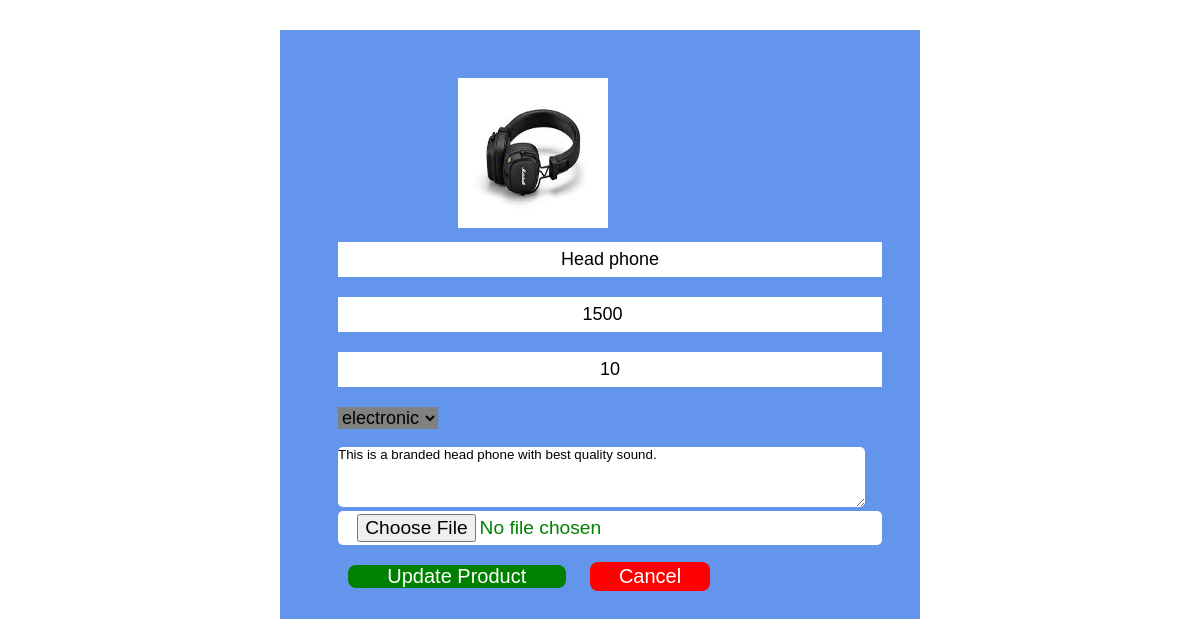
The app's page /seller/productupdate.php?edit=40 with its own data.
### tables this page shows
CREATE TABLE `products` (
  `productId` int(11) NOT NULL,
  `user_id` int(11) NOT NULL,
  `productName` varchar(255) NOT NULL,
  `price` varchar(255) NOT NULL,
  `description` varchar(255) NOT NULL,
  `category` varchar(255) NOT NULL,
  `image` varchar(255) NOT NULL,
  `stock` int(150) NOT NULL,
  `size` varchar(50) NOT NULL,
  `used` varchar(50) NOT NULL,
  `productType` varchar(255) NOT NULL
);

### seller/productupdate.php (the view, shortened to what this page needs)
<?php
include '../config.php';
?>
<!DOCTYPE html>
<html lang="en">
<head>
    <link rel="stylesheet" href="style.css">
</head>
<body>
<div class="addproductcontainer">
    <div class="sellerupdate-product-form-container">
    <?php
if(isset($_GET['edit'])){
    $edit_id=$_GET['edit'];
    $edit_query=mysqli_query($conn,"select * from `products` where productId=$edit_id");
    if(mysqli_num_rows($edit_query)>0){
    $fetch_data=mysqli_fetch_assoc($edit_query);
        ?>
        <form action="" method="post" enctype="multipart/form-data">
        <img src="../img/productimage/<?php echo $fetch_data['image']; ?>" width="150" height="150"  class="updateimgproduct"title="">
        <input type="text"  class="inputbox" required value="<?php echo $fetch_data['productName']?>" name="update_product_name">
        <input type="number" class="inputbox" required value="<?php echo $fetch_data['price']?>" name="update_product_price">
        <input type="text" class="inputbox" required value="<?php echo $fetch_data['stock']?>" name="update_product_stock">
        <select name="update_product_category" class="inputboxone" >
                            <option value="select category"><?php echo $fetch_data['category']?></option>
                        </select><br><br>
        <textarea name=" update_product_description" id="description" cols="64" rows="4" class="suggestionbox" required ><?php echo $fetch_data['description']?></textarea>
        <input type="file"  accept="image/png, image/jpeg, image/jpg" name="update_product_image" class="filechoosebox" required>
        <input type="submit" class="product_edit_btn" value="Update Product" name="update_product" >
        <a href="producttable.php" class="product_cancel_btn">Cancel</a>
        </form>
        <?php
    }
}
    ?>
    </div>
</div>
</body>
</html>

### seller/style.css (style rules this page uses)
* { margin: 0; padding: 0; border: none; outline: none; box-sizing: border-box; font-family: "Poppins",sans-serif; }
body { display: flex; }
.addproductcontainer { width: 100%; height: 100%; }
.inputbox { width: 100%; height: 35px; margin: 10px; text-align: center; font-size: 18px; align-items: center; }
.inputboxone { margin-left: 10px; background: gray; font-size: 18px; margin-top: 10px; }
.suggestionbox { margin-left: 10px; border-radius: 5px; }
.filechoosebox { margin-left: 10px; color: green; width: 100%; background: white; font-size: 1.2rem; border-radius: 5px; padding: .2rem 1.2rem; }
.sellerupdate-product-form-container { background: cornflowerblue; width: 80vh; height: 100vh; margin: 30px auto; padding: 3rem; }
.product_edit_btn { width: 40%; font-size: 20px; margin: 20px; background: green; cursor: pointer; border-radius: .5rem; color: white; }
.product_cancel_btn { display: inline-block; background: red; width: 120px; text-align: center; padding: 3px 24px; font-size: 20px; text-decoration: none; color: white; border-radius: .5rem; cursor: pointer; }
.updateimgproduct { margin-left: 130px; border: 5px solid white; }

### records on screen
products: image (picture), update_product_name "Head phone", update_product_price "1500", update_product_stock "10", update_product_category "electronic", description "This is a branded head phone with best quality sound."
